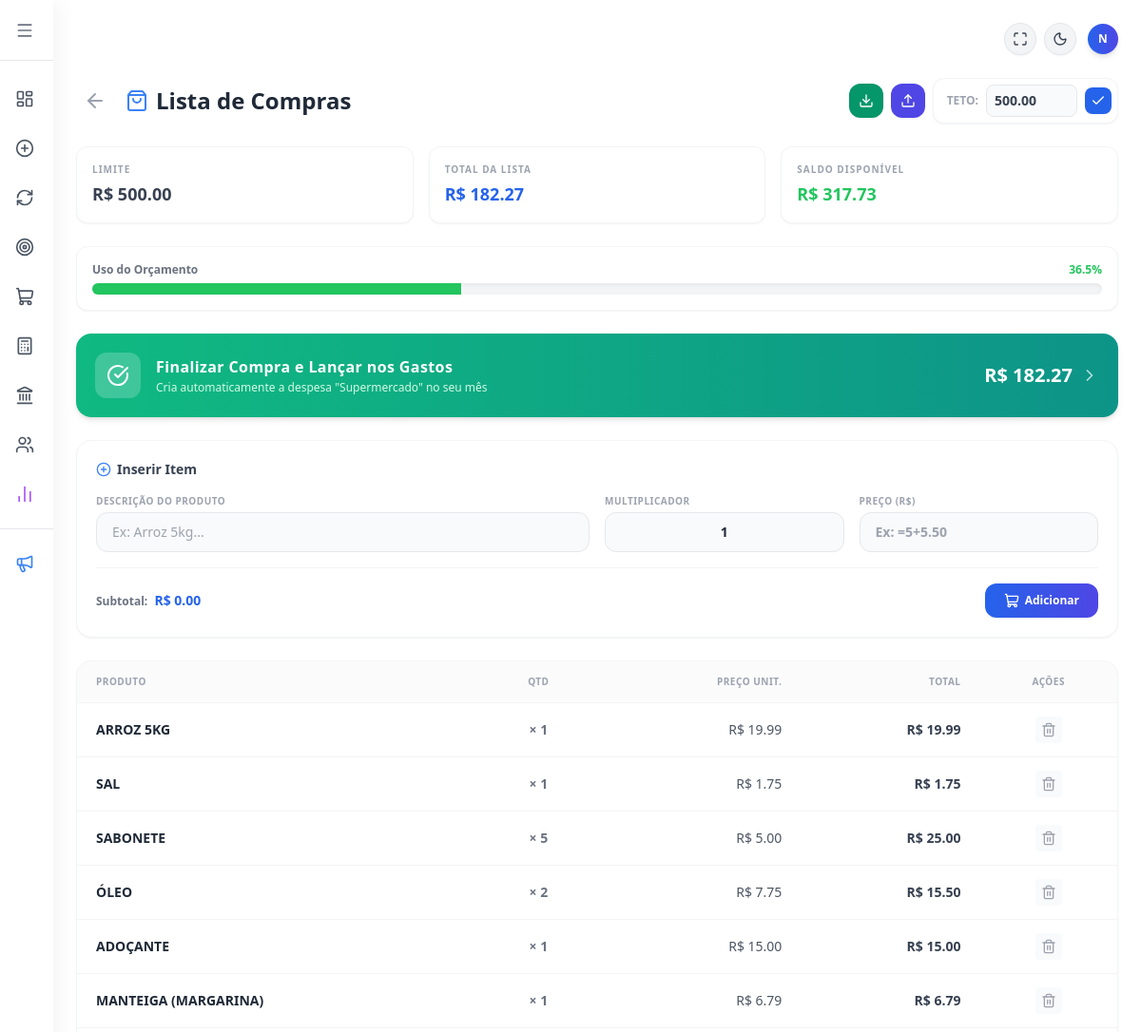
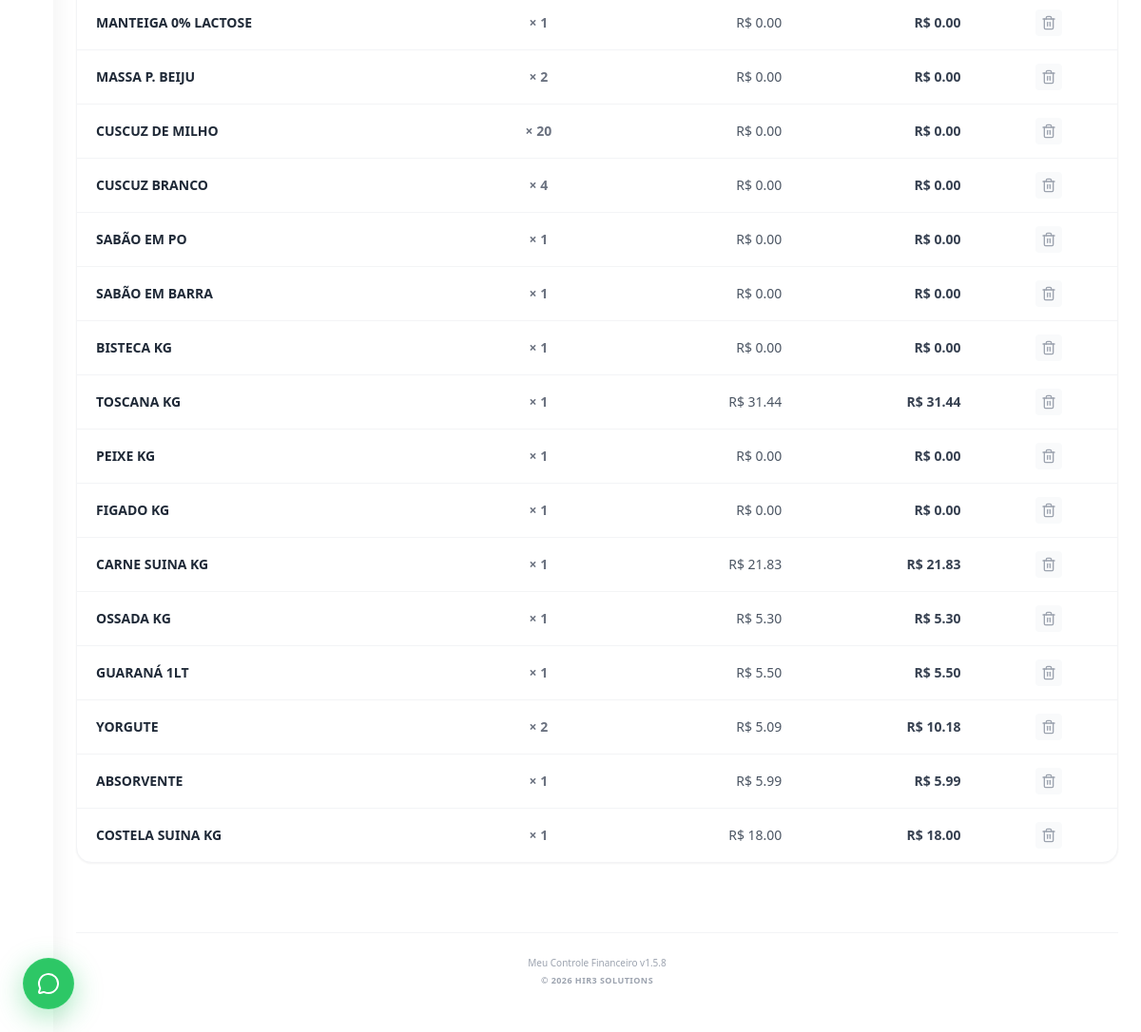
Screenshot of /compras (signed in) with the database file from the repository (2 pictures, top to bottom).
### tables this page shows
CREATE TABLE meta_compras (
            usuario_id INTEGER,
            mes TEXT,
            valor REAL DEFAULT 0.0,
            PRIMARY KEY (usuario_id, mes)
        );

CREATE TABLE lista_compras (
            id INTEGER PRIMARY KEY AUTOINCREMENT,
            usuario_id INTEGER,
            descricao TEXT,
            quantidade INTEGER DEFAULT 1,
            preco REAL DEFAULT 0.0,
            mes TEXT
        , total_item REAL);

### flask_app.py (the view, shortened to what this page needs)
@app.route('/compras', methods=['GET', 'POST'])
def compras():
    user_id = session.get('user_id')
    if not user_id:
        return redirect(url_for('login'))
    mes_atual = datetime.now().strftime('%Y-%m')
    conexao = sqlite3.connect('financas.db')
    conexao.row_factory = sqlite3.Row
    cursor = conexao.cursor()
    cursor.execute('''
        CREATE TABLE IF NOT EXISTS lista_compras (
            id INTEGER PRIMARY KEY AUTOINCREMENT,
            usuario_id INTEGER,
            descricao TEXT,
            quantidade INTEGER DEFAULT 1,
            preco REAL DEFAULT 0.0,
            total_item REAL,
            mes TEXT
        )
    ''')
    cursor.execute('''
        CREATE TABLE IF NOT EXISTS meta_compras (
            usuario_id INTEGER,
            mes TEXT,
            valor REAL DEFAULT 0.0,
            PRIMARY KEY (usuario_id, mes)
        )
    ''')
    conexao.commit()
    cursor.execute("SELECT * FROM lista_compras WHERE usuario_id = ? AND mes = ?", (user_id, mes_atual))
    itens_bd = cursor.fetchall()
    itens = []
    total_lista = 0.0
    for row in itens_bd:
        d = dict(row)
        qtd = d.get('quantidade') or 1
        preco = d.get('preco') or 0.0
        d['total_item'] = d.get('total_item') if d.get('total_item') is not None else (qtd * preco)
        total_lista += d['total_item']
        itens.append(d)
    cursor.execute("SELECT valor FROM meta_compras WHERE usuario_id = ? AND mes = ?", (user_id, mes_atual))
    meta_row = cursor.fetchone()
    meta_valor = meta_row['valor'] if meta_row else 0.0
    saldo_meta = meta_valor - total_lista
    porcentagem_meta = round((total_lista / meta_valor * 100), 1) if meta_valor > 0 else 0
    conexao.close()
    return render_template('telas/compras.html',
                           itens=itens,
                           total_lista=total_lista,
                           meta_valor=meta_valor,
                           saldo_meta=saldo_meta,
                           porcentagem_meta=porcentagem_meta)

### flask_app.py (called while the page is built)
@app.context_processor
def inject_global_vars():
    versao = "1.5.8"
    data_formatada = datetime.now().strftime('%B %Y').capitalize()
    return dict(
        versao_atual=versao,
        data_atual=data_formatada
    )

### templates/telas/compras.html (shortened to what this page needs)
{% extends "base.html" %}
{% block content %}
<div class="px-3 md:px-0 pb-10">
    <div class="flex flex-col md:flex-row justify-between items-start md:items-center mb-4 md:mb-6 gap-3 md:gap-4">
        <div class="flex items-center gap-3">
            <a href="javascript:history.back()" class="p-2 text-gray-400 hover:text-blue-500 hover:bg-blue-50 dark:hover:bg-gray-700 rounded-xl transition-all">
                <i data-lucide="arrow-left" class="w-6 h-6"></i>
            </a>
            <h2 class="text-lg md:text-2xl font-black text-gray-800 dark:text-gray-100 flex items-center gap-2">
                <i data-lucide="shopping-bag" class="w-5 h-5 md:w-6 md:h-6 text-blue-500"></i> Lista de Compras
            </h2>
        </div>
        <div class="flex items-center gap-2 w-full md:w-auto">
            <a href="/exportar_compras_csv" class="p-2 md:p-2.5 bg-emerald-600 hover:bg-emerald-700 text-white rounded-xl transition-colors shadow-sm" title="Exportar para Excel (CSV)">
                <i data-lucide="download" class="w-4 h-4"></i>
            </a>
            <form action="/importar_compras_csv" method="POST" enctype="multipart/form-data" class="m-0" id="form-importar">
                <label for="import-csv" class="cursor-pointer p-2 md:p-2.5 bg-indigo-600 hover:bg-indigo-700 text-white rounded-xl transition-colors shadow-sm block" title="Importar Planilha">
                    <i data-lucide="upload" class="w-4 h-4"></i>
                </label>
            </form>
            <form action="/compras" method="POST" class="flex items-center gap-2 bg-white dark:bg-gray-800 p-1.5 rounded-xl border border-gray-100 dark:border-gray-700 shadow-sm flex-1 md:flex-none">
                <span class="text-[11px] md:text-xs font-bold text-gray-400 uppercase pl-2 whitespace-nowrap">Teto:</span>
                <input type="number" step="0.01" name="valor_meta" placeholder="Ex: 500.00" value="{{ '%.2f'|format(meta_valor or 0) if meta_valor and meta_valor > 0 else '' }}" required
                        class="w-full md:w-24 px-2 py-1.5 text-xs md:text-sm bg-gray-50 dark:bg-gray-900 border border-gray-200 dark:border-gray-700 rounded-lg focus:outline-none focus:ring-2 focus:ring-blue-500 font-bold text-gray-700 dark:border-gray-200">
                <button type="submit" class="p-2 md:p-1.5 bg-blue-600 hover:bg-blue-700 text-white rounded-lg transition-colors shadow-sm" title="Salvar Meta">
                    <i data-lucide="check" class="w-4 h-4"></i>
                </button>
            </form>
        </div>
    </div>
    <div class="grid grid-cols-2 md:grid-cols-3 gap-2 md:gap-4 mb-4 md:mb-6">
        <div class="bg-white dark:bg-gray-800 p-3 md:p-4 rounded-xl border border-gray-100 dark:border-gray-700 shadow-sm">
            <span class="block text-[9px] md:text-[10px] font-bold text-gray-400 uppercase tracking-widest mb-0.5 md:mb-1">Limite</span>
            <span class="text-sm md:text-lg font-black text-gray-700 dark:text-gray-200">R$ {{ "%.2f"|format(meta_valor or 0) }}</span>
        </div>
        <div class="bg-white dark:bg-gray-800 p-3 md:p-4 rounded-xl border border-gray-100 dark:border-gray-700 shadow-sm">
            <span class="block text-[9px] md:text-[10px] font-bold text-gray-400 uppercase tracking-widest mb-0.5 md:mb-1">Total da Lista</span>
            <span class="text-sm md:text-lg font-black text-blue-600 dark:text-blue-400">R$ {{ "%.2f"|format(total_lista or 0) }}</span>
        </div>
        <div class="col-span-2 md:col-span-1 bg-white dark:bg-gray-800 p-3 md:p-4 rounded-xl border border-gray-100 dark:border-gray-700 shadow-sm">
            <span class="block text-[9px] md:text-[10px] font-bold text-gray-400 uppercase tracking-widest mb-0.5 md:mb-1">Saldo Disponível</span>
            <span class="text-base md:text-lg font-black {% if (saldo_meta or 0) >= 0 %}text-green-500{% else %}text-red-500{% endif %}">
                R$ {{ "%.2f"|format(saldo_meta or 0) }}
            </span>
        </div>
    </div>
    {% if meta_valor and meta_valor > 0 %}
    <div class="bg-white dark:bg-gray-800 p-3 md:p-4 rounded-xl border border-gray-100 dark:border-gray-700 shadow-sm mb-4 md:mb-6">
        <div class="flex justify-between items-center mb-1.5">
            <span class="text-[11px] md:text-xs font-bold text-gray-500 dark:text-gray-400">Uso do Orçamento</span>
            <span class="text-[11px] md:text-xs font-black {% if porcentagem_meta > 100 %}text-red-500 animate-pulse{% elif porcentagem_meta >= 80 %}text-amber-500{% else %}text-green-500{% endif %}">
                {{ porcentagem_meta }}%
            </span>
        </div>
        <div class="w-full bg-gray-100 dark:bg-gray-900 rounded-full h-2 md:h-3 shadow-inner overflow-hidden">
            <div class="h-full transition-all duration-500 {% if porcentagem_meta > 100 %}bg-red-500{% elif porcentagem_meta >= 80 %}bg-amber-500{% else %}bg-green-500{% endif %}"
                 style="width: {% if porcentagem_meta > 100 %}100{% else %}{{ porcentagem_meta }}{% endif %}%"></div>
        </div>
    </div>
    {% endif %}
    {% if total_lista and total_lista > 0 %}
    <div class="mb-4 md:mb-6">
        <form action="/lancar_compras_gastos" method="POST" onsubmit="return confirm('Isso criará uma despesa de R$ {{ '%.2f'|format(total_lista) }} no seu resumo do mês. Deseja continuar?');">
            <button type="submit" class="w-full flex items-center justify-between p-4 md:p-5 rounded-2xl bg-gradient-to-r from-emerald-500 to-teal-600 text-white shadow-md hover:shadow-lg transition-all transform hover:-translate-y-0.5 group focus:outline-none">
                <div class="flex items-center gap-3 md:gap-4">
                    <div class="bg-white/20 p-2 md:p-3 rounded-xl">
                        <i data-lucide="check-circle" class="w-5 h-5 md:w-6 md:h-6 text-white"></i>
                    </div>
                    <div class="text-left">
                        <span class="block text-sm md:text-base font-black tracking-wide">Finalizar Compra e Lançar nos Gastos</span>
                        <span class="block text-[10px] md:text-xs text-emerald-100 font-medium mt-0.5">Cria automaticamente a despesa "Supermercado" no seu mês</span>
                    </div>
                </div>
                <div class="flex items-center gap-2">
                    <span class="text-lg md:text-xl font-black">R$ {{ "%.2f"|format(total_lista) }}</span>
                    <i data-lucide="chevron-right" class="w-5 h-5 opacity-70 group-hover:translate-x-1 transition-transform"></i>
                </div>
            </button>
        </form>
    </div>
    {% endif %}
    <div class="bg-white dark:bg-gray-800 p-4 md:p-5 rounded-2xl shadow-sm border border-gray-100 dark:border-gray-700 mb-4 md:mb-6" id="area-formulario">
        <h3 class="text-xs md:text-sm font-bold text-gray-700 dark:text-gray-300 mb-3 md:mb-4 flex items-center gap-1.5" id="titulo-form">
            <i data-lucide="plus-circle" class="w-4 h-4 text-blue-500" id="icone-titulo"></i> <span id="texto-titulo">Inserir Item</span>
        </h3>
        <form action="/compras" method="POST" id="form-produto">
            <div class="grid grid-cols-2 md:grid-cols-4 gap-3 md:gap-4 items-end">
                <div class="col-span-2">
                    <label class="block text-[9px] md:text-[10px] font-bold text-gray-400 uppercase tracking-wider mb-1">Descrição do Produto</label>
                    <input type="text" name="descricao" id="input-desc" placeholder="Ex: Arroz 5kg..." required
                           class="w-full px-3 py-2 md:px-4 md:py-2.5 bg-gray-50 dark:bg-gray-900 border border-gray-200 dark:border-gray-700 rounded-xl text-sm text-gray-800 dark:text-gray-100 focus:outline-none focus:ring-2 focus:ring-blue-500">
                </div>
                <div class="col-span-1">
                    <label class="block text-[9px] md:text-[10px] font-bold text-gray-400 uppercase tracking-wider mb-1">Multiplicador</label>
                    <input type="text" inputmode="text" name="quantidade" id="input-qtd" value="1" placeholder="Ex: =2+3" required oninput="calcularPrevia()" onblur="avaliarCalculo(this)"
                           class="w-full px-3 py-2 md:px-4 md:py-2.5 bg-gray-50 dark:bg-gray-900 border border-gray-200 dark:border-gray-700 rounded-xl text-sm text-gray-800 dark:text-gray-100 focus:outline-none focus:ring-2 focus:ring-blue-500 font-bold text-center">
                </div>
                <div class="col-span-1">
                    <label class="block text-[9px] md:text-[10px] font-bold text-gray-400 uppercase tracking-wider mb-1">Preço (R$)</label>
                    <input type="text" inputmode="text" name="preco" id="input-preco" placeholder="Ex: =5+5.50" required oninput="calcularPrevia()" onblur="avaliarCalculo(this)"
                           class="w-full px-3 py-2 md:px-4 md:py-2.5 bg-gray-50 dark:bg-gray-900 border border-gray-200 dark:border-gray-700 rounded-xl text-sm text-gray-800 dark:text-gray-100 focus:outline-none focus:ring-2 focus:ring-blue-500 font-bold">
                </div>
            </div>
            <div class="mt-3 md:mt-4 pt-3 md:pt-4 border-t border-gray-100 dark:border-gray-700/60 flex flex-row justify-between items-center gap-3">
                <div class="text-[11px] md:text-xs font-bold text-gray-500 dark:text-gray-400">
                    Subtotal: <span class="text-xs md:text-sm font-black text-blue-600 dark:text-blue-400 ml-0.5 md:ml-1" id="previa-total">R$ 0.00</span>
                </div>
                <div class="flex gap-2">
                    <button type="submit" id="btn-salvar" name="adicionar" class="px-4 py-2 md:px-5 md:py-2.5 bg-gradient-to-r from-blue-600 to-indigo-600 text-white text-[11px] md:text-xs font-bold rounded-xl hover:from-blue-700 hover:to-indigo-700 transition-all shadow-sm flex items-center justify-center gap-1.5">
                        <i data-lucide="shopping-cart" id="icone-btn" class="w-3 h-3 md:w-4 md:h-4"></i> <span id="texto-btn">Adicionar</span>
                    </button>
                </div>
            </div>
        </form>
    </div>
    <div class="bg-white dark:bg-gray-800 rounded-2xl border border-gray-100 dark:border-gray-700 overflow-hidden shadow-sm">
        <div class="overflow-x-auto">
            <table class="w-full text-left border-collapse whitespace-nowrap md:whitespace-normal">
                <thead>
                    <tr class="bg-gray-50/70 dark:bg-gray-900/40 border-b border-gray-100 dark:border-gray-700/70">
                        <th class="px-3 py-2 md:px-5 md:py-3.5 text-[9px] md:text-[10px] font-bold text-gray-400 uppercase tracking-wider">Produto</th>
                        <th class="px-3 py-2 md:px-5 md:py-3.5 text-[9px] md:text-[10px] font-bold text-gray-400 uppercase tracking-wider text-center">Qtd</th>
                        <th class="px-3 py-2 md:px-5 md:py-3.5 text-[9px] md:text-[10px] font-bold text-gray-400 uppercase tracking-wider text-right">Preço Unit.</th>
                        <th class="px-3 py-2 md:px-5 md:py-3.5 text-[9px] md:text-[10px] font-bold text-gray-400 uppercase tracking-wider text-right">Total</th>
                        <th class="px-3 py-2 md:px-5 md:py-3.5 text-[9px] md:text-[10px] font-bold text-gray-400 uppercase tracking-wider text-center">Ações</th>
                    </tr>
                </thead>
                <tbody class="divide-y divide-gray-100 dark:divide-gray-700/50 text-xs md:text-sm">
                    {% for item in itens %}
                    <tr class="hover:bg-gray-50/50 dark:hover:bg-gray-900/20 transition-colors cursor-pointer" ondblclick="editarItem('{{ item.id }}', '{{ item.descricao }}', '{{ item.quantidade }}', '{{ item.preco }}')" title="Clique duplo para editar">
                        <td class="px-3 py-2 md:px-5 md:py-3.5 font-bold text-gray-800 dark:text-gray-200 truncate max-w-[120px] md:max-w-none" title="{{ item.descricao }}">{{ item.descricao }}</td>
                        <td class="px-3 py-2 md:px-5 md:py-3.5 text-center font-bold text-gray-500 dark:text-gray-400">× {{ item.quantidade or 1 }}</td>
                        <td class="px-3 py-2 md:px-5 md:py-3.5 text-right text-gray-600 dark:text-gray-400">R$ {{ "%.2f"|format(item.preco or 0) }}</td>
                        <td class="px-3 py-2 md:px-5 md:py-3.5 text-right font-black text-gray-700 dark:text-gray-200">R$ {{ "%.2f"|format(item.total_item or 0) }}</td>
                        <td class="px-3 py-2 md:px-5 md:py-3.5">
                            <div class="flex items-center justify-center gap-1 md:gap-2">
                                <form action="/excluir_compra/{{ item.id }}" method="POST" class="m-0" onsubmit="return confirm('Remover este item?');">
                                    <button type="submit" class="p-1 md:p-1.5 text-gray-400 hover:text-red-500 dark:hover:text-red-400 rounded transition-colors bg-gray-50 hover:bg-red-50 dark:bg-gray-800 dark:hover:bg-red-900/20" title="Remover">
                                        <i data-lucide="trash-2" class="w-3.5 h-3.5 md:w-4 md:h-4 mx-auto"></i>
                                    </button>
                                </form>
                            </div>
                        </td>
                    </tr>
                    {% else %}
                    <tr>
                        <td colspan="5" class="px-5 py-8 md:py-10 text-center text-[11px] md:text-xs text-gray-400 font-medium">
                            Carrinho vazio. Use o formulário acima para adicionar produtos.
                        </td>
                    </tr>
                    {% endfor %}
                </tbody>
            </table>
        </div>
    </div>
</div>
{% endblock %}

### rows the page displays
meta_compras: valor_meta "500.00", valor "500.00"
lista_compras: descricao "ARROZ 5KG", quantidade "1", preco "19.99", total_item "19.99"
lista_compras: descricao "SAL", quantidade "1", preco "1.75", total_item "1.75"
lista_compras: descricao "SABONETE", quantidade "5", preco "5.00", total_item "25.00"
lista_compras: descricao "ÓLEO", quantidade "2", preco "7.75", total_item "15.50"
lista_compras: descricao "ADOÇANTE", quantidade "1", preco "15.00", total_item "15.00"
lista_compras: descricao "MANTEIGA (MARGARINA)", quantidade "1", preco "6.79", total_item "6.79"
lista_compras: descricao "MANTEIGA 0% LACTOSE", quantidade "1", preco "0.00", total_item "0.00"
lista_compras: descricao "MASSA P. BEIJU", quantidade "2", preco "0.00", total_item "0.00"
lista_compras: descricao "CUSCUZ DE MILHO", quantidade "20", preco "0.00", total_item "0.00"
lista_compras: descricao "CUSCUZ BRANCO", quantidade "4", preco "0.00", total_item "0.00"
lista_compras: descricao "SABÃO EM PO", quantidade "1", preco "0.00", total_item "0.00"
lista_compras: descricao "SABÃO EM BARRA", quantidade "1", preco "0.00", total_item "0.00"
lista_compras: descricao "BISTECA KG", quantidade "1", preco "0.00", total_item "0.00"
lista_compras: descricao "TOSCANA KG", quantidade "1", preco "31.44", total_item "31.44"
lista_compras: descricao "PEIXE KG", quantidade "1", preco "0.00", total_item "0.00"
lista_compras: descricao "FIGADO KG", quantidade "1", preco "0.00", total_item "0.00"
lista_compras: descricao "CARNE SUINA KG", quantidade "1", preco "21.83", total_item "21.83"
lista_compras: descricao "OSSADA KG", quantidade "1", preco "5.30", total_item "5.30"
lista_compras: descricao "GUARANÁ 1LT", quantidade "1", preco "5.50", total_item "5.50"
lista_compras: descricao "YORGUTE", quantidade "2", preco "5.09", total_item "10.18"
lista_compras: descricao "ABSORVENTE", quantidade "1", preco "5.99", total_item "5.99"
lista_compras: descricao "COSTELA SUINA KG", quantidade "1", preco "18.00", total_item "18.00"

### other values shown
{{ session.get('usuario', 'U')[:1].upper() }} "N"
{{ "%.2f"|format(total_lista or 0) }} "182.27"
{{ "%.2f"|format(saldo_meta or 0) }} "317.73"
{{ porcentagem_meta }} "36.5"
{{ "%.2f"|format(total_lista) }} "182.27"
{{ versao_atual }} "1.5.8"
